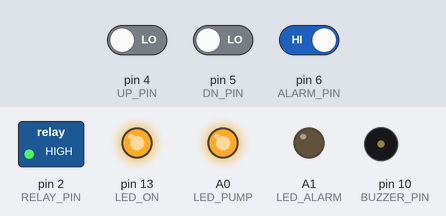
The sketch below on a simulated Arduino Uno, built with avr-gcc and run on an emulated ATmega328P. On the bench: switched loads named in the sketch (green lamp = pin HIGH), output pins drawn as LEDs (lit = HIGH), buzzer (waves = sounding). The test bench sets the inputs (shaded band); at power-on: pin 6 (ALARM_PIN) HIGH, pin 4 (UP_PIN) LOW, pin 5 (DN_PIN) LOW.

Above: at 1.8 s.
1.9 s: pin 6 (ALARM_PIN) driven LOW
At 2.8 s:
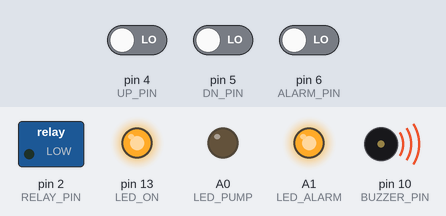
6.0 s: pin 4 (UP_PIN) driven HIGH and pin 6 (ALARM_PIN) driven HIGH
At 7.2 s:
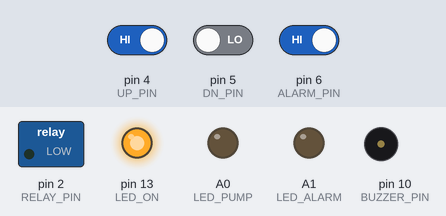
7.5 s: pin 4 (UP_PIN) driven LOW
At 8.7 s:
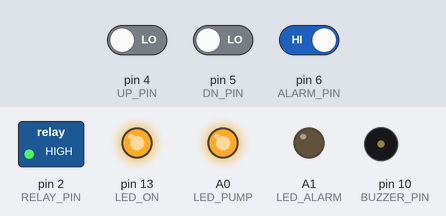
Timing chart, 0 to 10.5 s (numbered marks = the images above; inputs shaded):
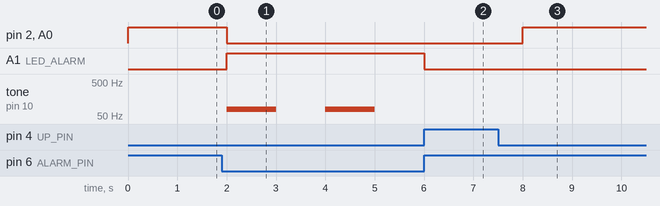

The sketch:

pump.ino
```cpp
#define UP_PIN 4
#define DN_PIN 5
#define ALARM_PIN 6
#define RELAY_PIN 2
#define LED_ON 13
#define LED_PUMP A0
#define LED_ALARM A1
#define BUZZER_PIN 10

void setup() {
  pinMode(UP_PIN, INPUT);
  pinMode(DN_PIN, INPUT);
  pinMode(ALARM_PIN, INPUT);

  pinMode(RELAY_PIN, OUTPUT);

  pinMode(LED_ON, OUTPUT);
  pinMode(LED_PUMP, OUTPUT);
  pinMode(LED_ALARM, OUTPUT);
  pinMode(BUZZER_PIN, OUTPUT);

  digitalWrite(LED_ON, HIGH);
}

void loop() {
  if (digitalRead(ALARM_PIN) == 0) {
    digitalWrite(LED_ALARM, HIGH);
    digitalWrite(RELAY_PIN, LOW);
    digitalWrite(LED_PUMP, LOW);
    tone(BUZZER_PIN, 80);
    delay(1000);
    noTone(BUZZER_PIN);
  } else {
    digitalWrite(LED_ALARM, LOW);
    if ((digitalRead(UP_PIN) == true) && (digitalRead(DN_PIN) == true)) {
      digitalWrite(LED_PUMP, LOW);
      digitalWrite(RELAY_PIN, LOW);
    }
    if ((digitalRead(UP_PIN) == false) && (digitalRead(DN_PIN) == false)) {
      digitalWrite(LED_PUMP, HIGH);
      digitalWrite(RELAY_PIN, HIGH);
    }
  }
  delay(1000);
}
```

Measured:
- after the input at 1.9 s, pin 2 (RELAY_PIN), A0 (LED_PUMP): HIGH → LOW after 0.10 s; A1 (LED_ALARM): LOW → HIGH after 0.10 s; tone on pin 10 (BUZZER_PIN): alternates 80 Hz for 1.0 s and silent for 1.0 s, starting after 0.10 s
- after the input at 6.0 s, A1 (LED_ALARM): HIGH → LOW at once; tone on pin 10 (BUZZER_PIN): stays silent (without the input it goes to 80 Hz after 0.00 s)
- after the input at 7.5 s, pin 2 (RELAY_PIN), A0 (LED_PUMP): LOW → HIGH after 0.50 s
